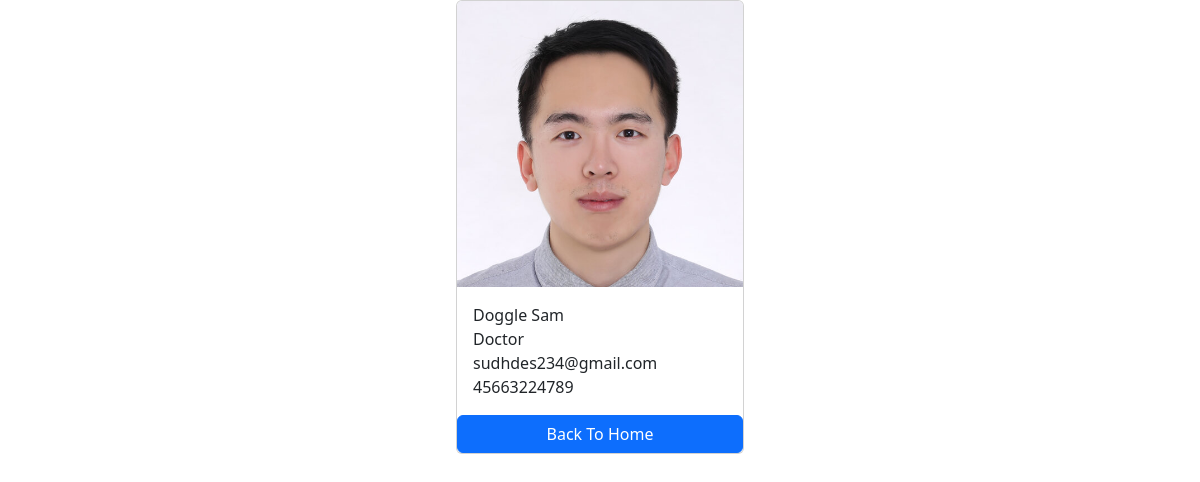
The app's page /employee/2/ with its own data.
### employee/models.py (models this page shows, shortened)
class Employee(models.Model):
    First_Name = models.CharField(max_length=100)
    Last_Name = models.CharField(max_length=100)
    Photo = models.ImageField(upload_to='images')
    Designation = models.CharField(max_length=100)
    Email = models.EmailField(max_length=100,unique=True)
    Phone_Number = models.CharField(max_length=12,blank=True)
    Created_at = models.DateTimeField(auto_now_add=True)
    Upload_at = models.DateTimeField(auto_now=True)

### employee/views.py (the view)
# urls.py: path('<int:pk>/',views.employee_detail,name='employee_detail'),
def employee_detail(request,pk):
    employee = get_object_or_404(Employee,pk=pk)
    context={
        'employee':employee,
    }
    return render(request,'employee_detail.html',context)

### templates/employee_detail.html (shortened to what this page needs)
{% load static %}
 <!DOCTYPE html>
<html lang="en">
<head>
<link href="https://cdn.jsdelivr.net/npm/bootstrap@5.3.2/dist/css/bootstrap.min.css" rel="stylesheet">
<link rel="stylesheet" type="text/css" href="{%static '/css/style.css' %}">
</head>
<body>
<div class="container">
<div class="card mx-auto" style="width: 18rem;">
  <img class="card-img-top" src="{{ employee.Photo.url }}" alt="Card image cap">
  <div class="card-body">
    <p class="card-text m-0">{{ employee.First_Name }} {{ employee.Last_Name }}</p>
      <p class="card-text m-0">{{ employee.Designation }}</p>
      <p class="card-text m-0" >{{ employee.Email }} </p>
      <p class="card-text m-0" >{{ employee.Phone_Number }} </p>
  </div>
    <a href="{% url 'home'%}" class="btn btn-primary">Back To Home</a>
</div>
</div>
</body>
</html>

### static/css/style.css (style rules this page uses)
body { background-color=blue; }

### records on screen
Employee: Photo (picture), First_Name "Doggle", Last_Name "Sam", Designation "Doctor", Email "sudhdes234@gmail.com", Phone_Number "45663224789"
